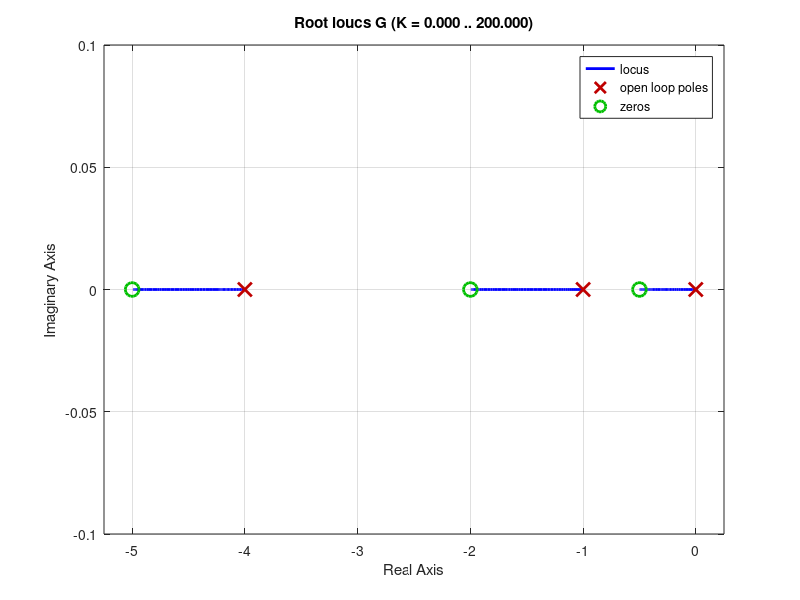

This figure's MATLAB source:
clc;clear;close all;

%EX1
num=2*[1 2];
den=[1 -4 13];
G=tf(num,den);
rlocus(G)

%EX2
num=1;
den=[1 1];
den=conv([1 1],[1 2]);
den=conv(conv([1 1], [1 2]),[1 4]);
G=tf(num,den);
rlocus(G)

%EX3
num=1;
num=[1 5];
num=conv([1 5],[1 2]);
num=conv(conv([1 5],[1 2]),[1 0.5]);
den=conv(conv([1 0],[1 1]),[1 4]);
G=tf(num,den);
rlocus(G)
